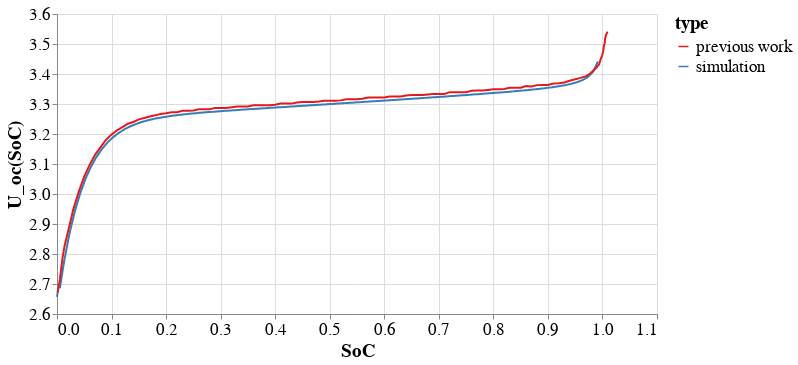

The notebook cell this image was saved under:
### Markdown cell above
# Open-circuit voltage

### Code cell
simulation_u_ocv = get_soc_dependence('U_ocv')#.rename({State_vars_aliases_dict['U_ocv']: 'U_ocv'}, axis=1)
# simulation_u_ocv = get_soc_dependence('SoC').rename({'SoC': 'U_ocv'}, axis=1)
paper_u_ocv = pd.read_csv('plots_data/u_ocv.csv').rename({"x": 'SoC', 'y': 'U_ocv'}, axis=1)
paper_u_ocv['type'] = 'previous work'

alt.Chart(simulation_u_ocv.append(paper_u_ocv)).mark_line().encode(
    x = alt.X('SoC:Q'),
    y = alt.Y('U_ocv:Q', scale=alt.Scale(zero=False), title='U_oc(SoC)'),
    color=alt.Color('type:N', scale=alt.Scale(scheme='set1'))
).configure_view(
    height=300,
    width=600
).configure_legend(
    labelFont='CMU Serif',
    titleFont='CMU Serif',
    labelFontSize=17,
    titleFontSize=19,
).configure_axis(
    labelFont='CMU Serif',
    titleFont='CMU Serif',
    labelFontSize=17,
    titleFontSize=19,
)

### Figure 1 — Vega-Lite specification as saved in the notebook (floating-point values rounded to 4 significant figures; data arrays with more than 128 entries replaced by an {"elided": "..."} marker saying what was removed)
{"usermeta": {"embedOptions": {"theme": "vox"}}, "config": {"view": {"continuousWidth": 400, "continuousHeight": 300, "height": 300, "width": 600}, "axis": {"labelFont": "CMU Serif", "labelFontSize": 17, "titleFont": "CMU Serif", "titleFontSize": 19}, "legend": {"labelFont": "CMU Serif", "labelFontSize": 17, "titleFont": "CMU Serif", "titleFontSize": 19}}, "data": {"name": "data-b6c037143b140b596e1b850e50cc4d4e"}, "mark": "line", "encoding": {"color": {"type": "nominal", "field": "type", "scale": {"scheme": "set1"}}, "x": {"type": "quantitative", "field": "SoC"}, "y": {"type": "quantitative", "field": "U_ocv", "scale": {"zero": false}, "title": "U_oc(SoC)"}}, "$schema": "https://vega.github.io/schema/vega-lite/v4.8.1.json", "datasets": {"data-b6c037143b140b596e1b850e50cc4d4e": {"elided": "473 records"}}}
